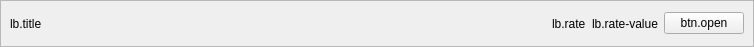
<?xml version="1.0" encoding="UTF-8"?>
<ui version="4.0">
 <class>WidgetMovie</class>
 <widget class="QWidget" name="WidgetMovie">
  <property name="geometry">
   <rect>
    <x>0</x>
    <y>0</y>
    <width>754</width>
    <height>47</height>
   </rect>
  </property>
  <layout class="QVBoxLayout" name="LayoutWidget">
   <property name="leftMargin">
    <number>0</number>
   </property>
   <property name="topMargin">
    <number>0</number>
   </property>
   <property name="rightMargin">
    <number>0</number>
   </property>
   <property name="bottomMargin">
    <number>0</number>
   </property>
   <item>
    <widget class="QFrame" name="Container">
     <property name="sizePolicy">
      <sizepolicy hsizetype="Expanding" vsizetype="Minimum">
       <horstretch>0</horstretch>
       <verstretch>0</verstretch>
      </sizepolicy>
     </property>
     <property name="frameShape">
      <enum>QFrame::StyledPanel</enum>
     </property>
     <property name="frameShadow">
      <enum>QFrame::Raised</enum>
     </property>
     <layout class="QHBoxLayout" name="horizontalLayout_2">
      <item>
       <widget class="QLabel" name="LabelTitle">
        <property name="text">
         <string>lb.title</string>
        </property>
       </widget>
      </item>
      <item>
       <spacer name="SpacerContainer">
        <property name="orientation">
         <enum>Qt::Horizontal</enum>
        </property>
        <property name="sizeHint" stdset="0">
         <size>
          <width>441</width>
          <height>20</height>
         </size>
        </property>
       </spacer>
      </item>
      <item>
       <layout class="QHBoxLayout" name="LayoutRate">
        <item>
         <widget class="QLabel" name="LabelRate">
          <property name="text">
           <string>lb.rate</string>
          </property>
         </widget>
        </item>
        <item>
         <widget class="QLabel" name="LabelRateValue">
          <property name="text">
           <string>lb.rate-value</string>
          </property>
         </widget>
        </item>
       </layout>
      </item>
      <item>
       <widget class="QPushButton" name="ButtonOpen">
        <property name="text">
         <string>btn.open</string>
        </property>
       </widget>
      </item>
     </layout>
    </widget>
   </item>
  </layout>
 </widget>
 <resources/>
 <connections/>
</ui>
